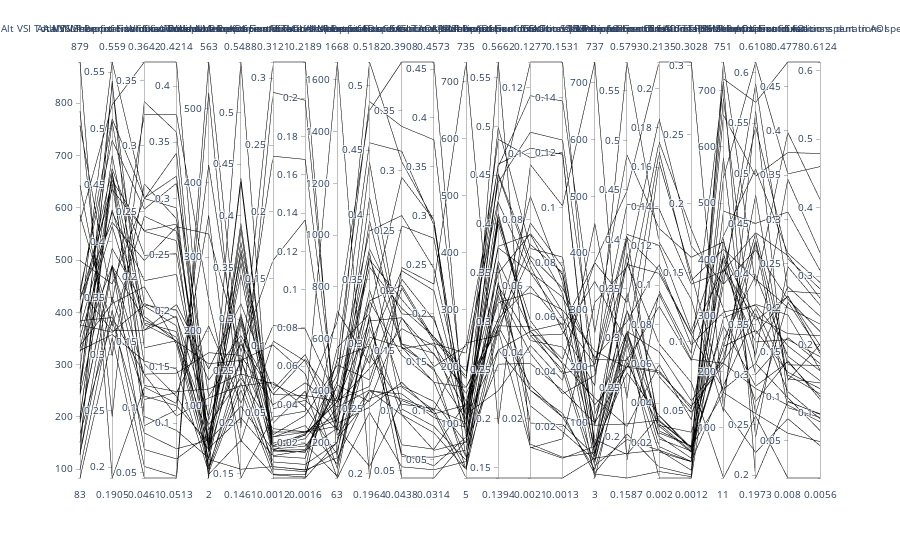

Notebook cell for this chart:
### Markdown cell above
### Visualize Fixation Differences per AOI

### Code cell
# encode results to numerical value for parallel coord color
result = result.copy()
result["pilot_success_code"] = result["pilot_success"].map({
    "successful": 1,
    "unsuccessful": 0
})

import plotly.express as px

dims = [c for c in result.columns if c not in ["pilot_success", "pilot_success_code"]]

fig = px.parallel_coordinates(
    result,
    dimensions=dims,
    color="pilot_success_code",
    color_continuous_scale=["firebrick", "royalblue"],
    labels={col: col.replace("_", " ") for col in result.columns}
)

fig.show()
